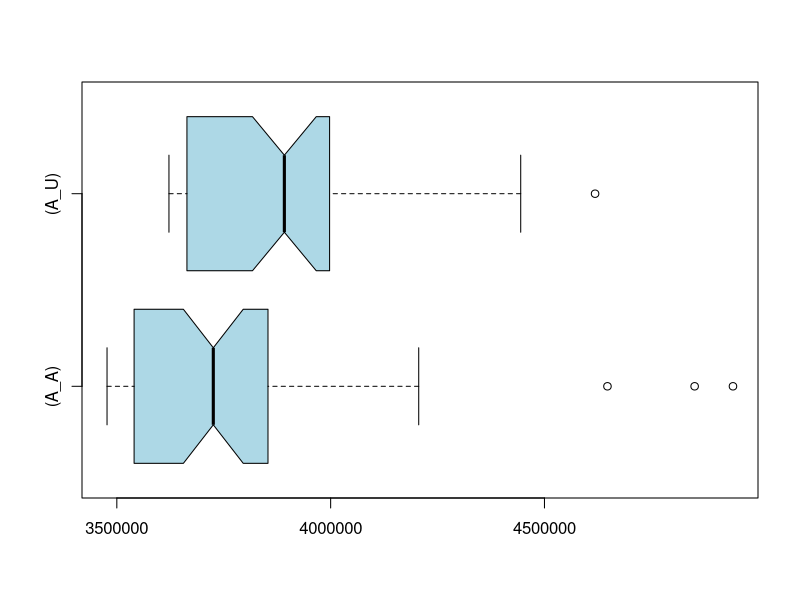

Write the R code that produced this figure.
if (exists("A_A")) remove("A_A")
if (exists("A_U")) remove("A_U")
if (exists("C_A")) remove("C_A")
if (exists("C_U")) remove("C_U")
A_U<-c(3962869,3941484,3911154,4020525,4224304,4068222,3899450,3883257,4212010,3913501,3997509,4273467,3976290,3990957,3937705,4285227,3770037,3648245,3977865,3907467,3970897,3884092,4444451,4156826,3689649,3652434,3657542,4618346,4416093,3635956,3640154,3747335,4267587,3655357,3664512,3623432,3842386,3621899,3704035,3664181,3671152,3634925,3644869,3997544,3663939,3627351,3745308,3624246,3754911,4048328)
A_A<-c(4647280,4000577,3755270,3833587,4851147,3816642,3791002,3838009,4940773,3651071,3750368,3742031,3728636,3715740,3729949,3855511,3931253,3529313,3740690,3746279,3976957,3794101,4205952,4023229,3900684,3505000,3538259,3480395,4018516,3669285,3560234,3504542,3999630,3486409,3578677,3477993,3569240,3552251,3556447,3477244,3540389,3722580,3579455,3477124,3547392,3853484,3501605,3507939,3602638,3499562)
if (exists("A_U")) boxplot.stats(A_U)
if (exists("A_A")) boxplot.stats(A_A)
if (exists("C_U")) boxplot.stats(C_U)
if (exists("C_A")) boxplot.stats(C_A)
if (exists("A_U")) summary(A_U)
if (exists("A_A")) summary(A_A)
if (exists("C_U")) summary(C_U)
if (exists("C_A")) summary(C_A)
if (exists("A_U")) boxplot(A_A,A_U,col="lightblue",horizontal=TRUE,match=TRUE,names=c("(A_A)","(A_U)"),notch=TRUE)
if (exists("C_U")) boxplot(C_A,C_U,col="lightblue",horizontal=TRUE,match=TRUE,names=c("(C_A)","(C_U)"),notch=TRUE)
